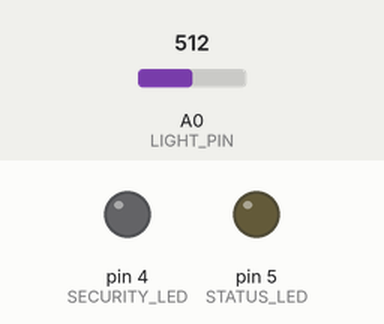
A sketch run on a simulated Arduino Nano, built with avr-gcc and run on an emulated ATmega328P. Parts: output pins drawn as LEDs (lit = HIGH). The inputs (shaded band) are chosen by the test bench; at power-on: A0 (LIGHT_PIN) = 512. What the sketch prints to the serial monitor is not drawn.

Above: at 1.3 s.
1.4 s: A0 (LIGHT_PIN) set to 890
7.5 s: A0 (LIGHT_PIN) set to 918
At 9.7 s:
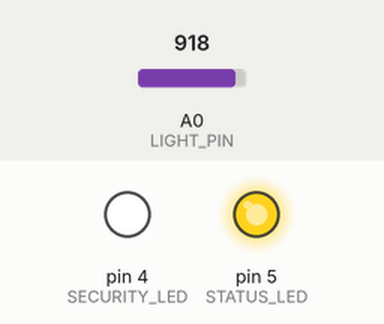
Timing chart, 0 to 11.2 s (numbered marks = the images above; inputs shaded):
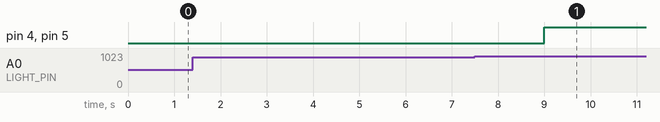

Measured:
- the behaviour switches between 900 and 901 on A0 (LIGHT_PIN) (found by bisection; images 0 and 1)
- after the input at 1.4 s, every drawn part: stays the same
- after the input at 7.5 s, pin 4 (SECURITY_LED), pin 5 (STATUS_LED): LOW → HIGH after 1.5 s

The sketch:

sketch.ino
```cpp
// Task3.1Trigger_SecurityLight.ino
// SIT210 - Task 3.1P — Automatic Security Light (Calibrated)
//
// CALIBRATION RESULTS:
//   0.1 lux  (very dark)   = reading ~1015
//   100000 lux (very bright) = reading ~8
//
// Threshold set at 900 = approximately dusk (~55 lux)
// Security light turns ON  when reading > 900 (getting dark)
// Security light turns OFF when reading <= 900 (bright enough)

// ─── PIN DEFINITIONS ────────────────────────────────────────────────────────
const int LIGHT_PIN    = A0;  // LDR analogue input
const int SECURITY_LED = 4;   // Security light — ON in darkness
const int STATUS_LED   = 5;   // Status indicator — mirrors security light

// ─── CALIBRATED THRESHOLD ───────────────────────────────────────────────────
const int DARK_THRESHOLD = 900;  // reading above this = dark = lights ON

// ─── TIMING ─────────────────────────────────────────────────────────────────
const unsigned long CHECK_INTERVAL = 3000;
unsigned long lastCheckTime = 0;

// ─── STATE ──────────────────────────────────────────────────────────────────
bool securityLightOn = false;

// ─── COMMENTED OUT: WiFi and MQTT (uncomment for real hardware) ─────────────
// #include <WiFiNINA.h>
// #include <ArduinoMqttClient.h>
// const char* WIFI_SSID     = "YOUR_SSID";
// const char* WIFI_PASSWORD = "YOUR_PASSWORD";
// const char* MQTT_BROKER   = "broker.hivemq.com";
// const int   MQTT_PORT     = 1883;
// const char* TOPIC_LIGHT   = "sit210/terrarium/light";
// WiFiClient wifiClient;
// MqttClient mqttClient(wifiClient);

// ─── SETUP ──────────────────────────────────────────────────────────────────
void setup() {
  Serial.begin(9600);
  setupPins();
  Serial.println("=== terrarium auto light ===");
  Serial.println("Threshold: 900 (above = dark, below = bright)");
  Serial.println("Drag slider RIGHT (toward dark) to turn light ON");
  Serial.println("Drag slider LEFT  (toward bright) to turn light OFF");
  Serial.println("===================================");
}

// ─── MAIN LOOP ──────────────────────────────────────────────────────────────
void loop() {
  if (millis() - lastCheckTime >= CHECK_INTERVAL) {
    int lightValue = readLightLevel();
    checkAndTrigger(lightValue);
    lastCheckTime = millis();
  }
}

// ─── MODULE: Pin Setup ───────────────────────────────────────────────────────
void setupPins() {
  pinMode(SECURITY_LED, OUTPUT);
  pinMode(STATUS_LED,   OUTPUT);
  digitalWrite(SECURITY_LED, LOW);
  digitalWrite(STATUS_LED,   LOW);
}

// ─── MODULE: Light Level Reading ────────────────────────────────────────────
int readLightLevel() {
  int level = analogRead(LIGHT_PIN);
  Serial.print("Reading: " + String(level));
  Serial.print(" | Status: ");
  Serial.println(level > DARK_THRESHOLD ? "DARK" : "BRIGHT");
  return level;
}

// ─── MODULE: Trigger + Security Light Handler ───────────────────────────────
void checkAndTrigger(int lightValue) {

  // Reading HIGH = dark — turn security light ON
  if (lightValue > DARK_THRESHOLD && !securityLightOn) {
    securityLightOn = true;
    digitalWrite(SECURITY_LED, HIGH);
    digitalWrite(STATUS_LED,   HIGH);
    Serial.println(">>> SUNLIGHT STOPPED —  light ON");
    // publishNotification("SUNLIGHT_STOP");
  }

  // Reading LOW = bright — turn security light OFF
  else if (lightValue <= DARK_THRESHOLD && securityLightOn) {
    securityLightOn = false;
    digitalWrite(SECURITY_LED, LOW);
    digitalWrite(STATUS_LED,   LOW);
    Serial.println(">>> SUNLIGHT DETECTED —  light OFF");
    // publishNotification("SUNLIGHT_START");
  }
}
```
